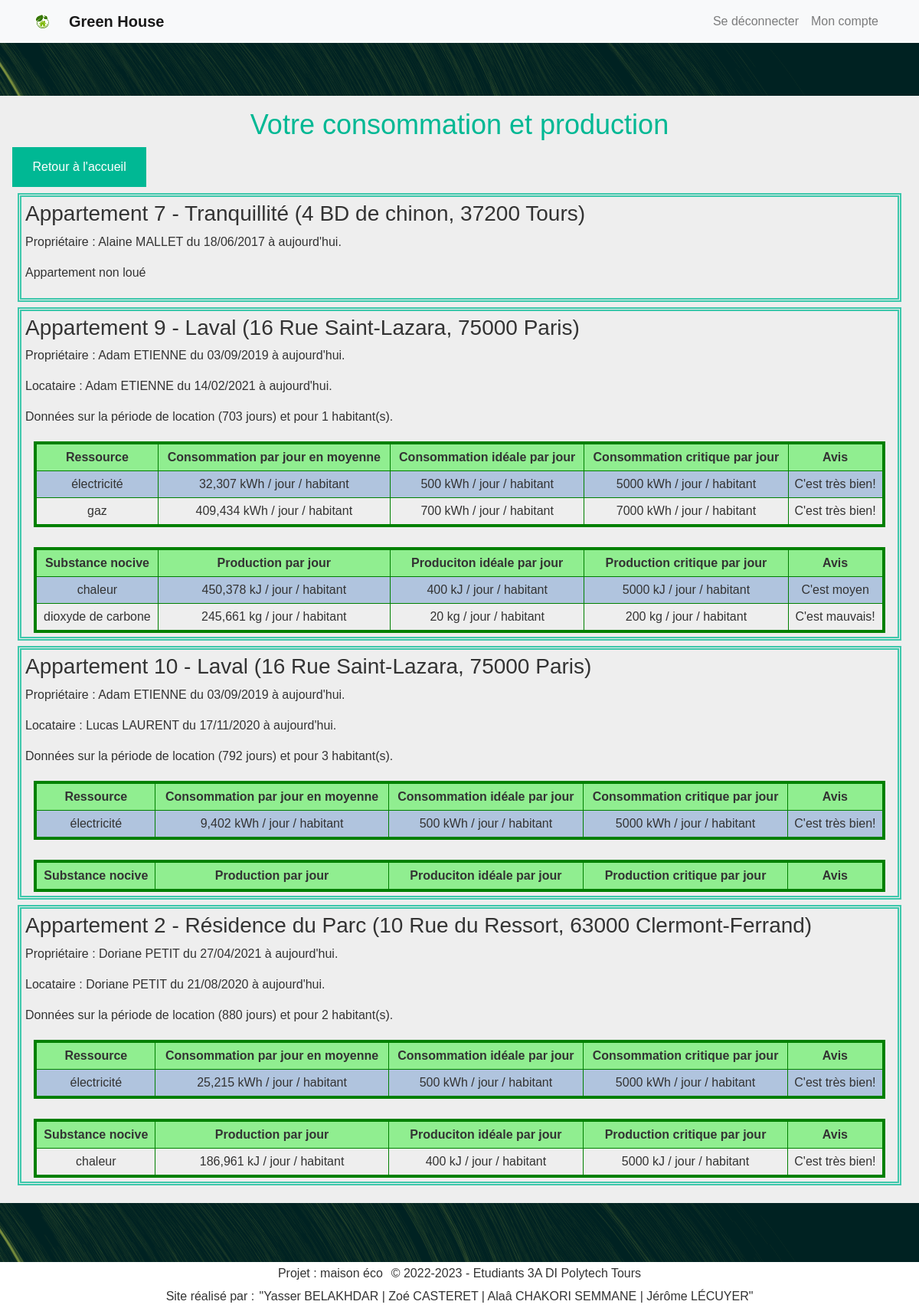
The page /administration/gererConso.php (signed in) on the database its author committed.
### tables this page shows
CREATE TABLE Appartement(
   idAppartement INT AUTO_INCREMENT,
   numAppart INT,
   degreSecurite INT NOT NULL,
   typeAppart INT NOT NULL,
   idPropriete INT NOT NULL,
   PRIMARY KEY(idAppartement),
   FOREIGN KEY(degreSecurite) REFERENCES TypeSecurite(degreSecurite)
        ON DELETE CASCADE,
   FOREIGN KEY(typeAppart) REFERENCES TypeAppartement(typeAppart)
        ON DELETE CASCADE,
   FOREIGN KEY(idPropriete) REFERENCES Propriete(idPropriete)
        ON DELETE CASCADE
);

CREATE TABLE Appareil(
   idAppareil INT AUTO_INCREMENT,
   nomAppareil VARCHAR(50)  NOT NULL,
   emplacement VARCHAR(200) ,
   idTypeAppareil INT NOT NULL,
   idPiece INT NOT NULL,
   PRIMARY KEY(idAppareil),
   FOREIGN KEY(idTypeAppareil) REFERENCES TypeAppareil(idTypeAppareil)
        ON DELETE CASCADE,
   FOREIGN KEY(idPiece) REFERENCES Piece(idPiece)
        ON DELETE CASCADE
);

### WEB/common/bdd.php (called while the page is built, shortened)
<?php
if (isset($_SESSION['Id']) && !empty($_SESSION['Id'])) {
	$estConnecte = true;
} else {
	$sessionId = null;
	$estConnecte = false;
	$estAdmin = false;
	$Prenom = "";
	$Nom = "";
}

### WEB/common/fonctions.php (called while the page is built, shortened)
<?php
function adressePropriete($propriete)
{
	$adresse = $propriete['numeroRue'] . " " . $propriete['nomRue'] . ", " . $propriete['codePostal'] . " " . $propriete['nomVille'];
	if ($propriete['nomPropriete'] != null) {
		$labelPropriete = $propriete['nomPropriete'] . " (" . $adresse . ")";
	} else {
		$labelPropriete = $adresse;
	}
	return $labelPropriete;
}
function periodeDateDuAu($dateDebut, $dateFin) {
	if($dateFin == NULL) {
		return "du " . date("d/m/Y", strtotime($dateDebut)) . " à aujourd'hui";
	} else {
		return "du " . date("d/m/Y", strtotime($dateDebut)) . " au " . date("d/m/Y", strtotime($dateFin));
	}
}

### WEB/administration/gererConso.php (the view, shortened to what this page needs)
<!DOCTYPE html>
 <html lang="fr">
 <head>
    <?php require "../common/header.php"; ?>
    <h2>Votre consommation et production</h2>
    <a href="../Page_accueil/Page_accueil.php" class = "bouton-retour">Retour à l'accueil</a>
    <?php
    $reqApparts = 'SELECT Appartement.idAppartement, numAppart, numeroRue, nomRue, codePostal, nomVille, nomPropriete,
                    datedebutprop, datefinprop,
                    datedebutloc, dateFinLoc, nbHabitants,
                    (UNIX_TIMESTAMP(IFNULL(dateFinLoc,NOW())) - UNIX_TIMESTAMP(datedebutloc)) AS tempsDureeLocation,
                    idProprietaire, nomProprietaire, prenomProprietaire,
                    idLocataire, nomLocataire, prenomLocataire
            FROM Appartement NATURAL JOIN ProprieteAdresse
            LEFT OUTER JOIN DernierProprietaire ON ProprieteAdresse.idPropriete = DernierProprietaire.idPropriete
            LEFT OUTER JOIN LocataireActuel ON Appartement.idAppartement = LocataireActuel.idAppartement';
    $dataApparts = $bdd->query($reqApparts);
    foreach ($dataApparts as $appartement) {
        $heuresDureeLocation = $appartement['tempsDureeLocation'] / 3600;
        echo "<div class=\"appart\">
        <h3>";
        if ($appartement['numAppart'] != NULL) echo "Appartement {$appartement['numAppart']} - ";
        echo adressePropriete($appartement) . "</h3>";
        $textePeriodeProprietaire = periodeDateDuAu($appartement['datedebutprop'], $appartement['datefinprop']);
        echo "<p>Propriétaire : {$appartement['prenomProprietaire']} {$appartement['nomProprietaire']} $textePeriodeProprietaire.</p>";
        if($appartement['datedebutloc'] == NULL) {
            echo "<p>Appartement non loué</p>";
            echo "</div>";
            continue;
        }
        $dateDebut = $appartement['datedebutloc'];
        $dateFin = $appartement['dateFinLoc'];
        $textPeriodeLocation = periodeDateDuAu($dateDebut, $dateFin);
        if($dateFin == NULL) $dateFin = date('Y-m-d');
        echo "<p>Locataire : {$appartement['prenomLocataire']} {$appartement['nomLocataire']} $textPeriodeLocation.</p>";
        $nbJoursLocation = round($heuresDureeLocation / 24, 0);
        echo "<p>Données sur la période de location ($nbJoursLocation jours) et pour {$appartement['nbHabitants']} habitant(s).</p>";
        $reqConso = "SELECT idAppareil, libTypeRessource, valCritiqueConsoAppart, valIdealeConsoAppart, quantiteAllume,
                    SUM((UNIX_TIMESTAMP(IFNULL(dateOff, NOW())) - UNIX_TIMESTAMP(dateOn))) AS dureeAllume
                FROM TypeRessource NATURAL JOIN Consommer NATURAL JOIN TypeAppareil NATURAL JOIN Appareil NATURAL JOIN Piece NATURAL JOIN HistoriqueConsommation
                WHERE idAppartement = {$appartement['idAppartement']} AND dateOn >= '$dateDebut' AND dateOn <= '$dateFin'
                GROUP BY typeRessource";
        $dataConso = $bdd->query($reqConso);
        echo "<table class=\"with-space\">
                <tbody>
                    <tr class=\"titre\">
                        <td>Ressource</td>
                        <td>Consommation par jour en moyenne</td>
                        <td>Consommation idéale par jour</td>
                        <td>Consommation critique par jour</td>
                        <td>Avis</td>
                    </tr>";
        foreach ($dataConso as $ligneConso) {
            $consommation = ($ligneConso['dureeAllume'] / 3600) * $ligneConso['quantiteAllume'] / $heuresDureeLocation / $appartement['nbHabitants'];
            $libTypeRessource = $ligneConso['libTypeRessource'];
            $unite = "kWh / jour / habitant";
            echo "<tr>
                    <td>$libTypeRessource</td>
                    <td>" . str_replace(".", ",", round($consommation, 3)) . " $unite</td>
                    <td>" . $ligneConso['valIdealeConsoAppart'] . " $unite</td>
                    <td>" . $ligneConso['valCritiqueConsoAppart'] . " $unite</td>";
            if ($ligneConso['valIdealeConsoAppart']+5 >= $consommation) echo "<td class=\"vert\">C'est très bien!</td>";
            else if ($ligneConso['valCritiqueConsoAppart']-5 > $consommation) echo "<td class=\"orange\">C'est moyen</td>";
            else echo "<td class=\"rouge\">C'est mauvais!</td>";
            echo "</tr>";
        }
        echo "<tr class=\"space\"><td colspan=\"6\" class=\"ignore-border\">&nbsp;</td></tr>";
        $reqProd = "SELECT libTypeSubstance, valCritiqueProdAppart, valIdealeProdAppart, idAppareil, quantiteAllume,
                SUM((UNIX_TIMESTAMP(IFNULL(dateOff, NOW())) - UNIX_TIMESTAMP(dateOn))) AS dureeAllume
                FROM TypeSubstance NATURAL JOIN Produire NATURAL JOIN TypeAppareil NATURAL JOIN Appareil NATURAL JOIN Piece NATURAL JOIN HistoriqueConsommation
                WHERE idAppartement = {$appartement['idAppartement']} AND dateOn >= '$dateDebut' AND dateOn <= '$dateFin'
                GROUP BY typeSubstance";
        $dataProd = $bdd->query($reqProd);
        echo "      <tr class=\"titre\">
                        <td>Substance nocive</td>
                        <td>Production par jour</td>
                        <td>Produciton idéale par jour</td>
                        <td>Production critique par jour</td>
                        <td>Avis</td>
                    </tr>";
        foreach ($dataProd as $ligneProd) {
            $heuresAllume = $ligneProd['dureeAllume'] / 3600;
            $production = $heuresAllume * $ligneProd['quantiteAllume'] / $heuresDureeLocation / $appartement['nbHabitants'];
            $unite = " kg/j";
            switch($ligneProd['libTypeSubstance']) {
                case "dioxyde de carbone":
                    $unite = " kg / jour / habitant";
                    break;
                case "chaleur":
                    $unite = " kJ / jour / habitant";
                    break;
            }
            echo "<tr>
                    <td>{$ligneProd['libTypeSubstance']}</td>
                    <td>" . str_replace(".", ",", round($production, 3)) . "$unite</td>
                    <td>" . $ligneProd['valIdealeProdAppart'] . $unite . "</td>
                    <td>" . $ligneProd['valCritiqueProdAppart'] . $unite . "</td>";
            if ($ligneProd['valIdealeProdAppart']+5 >= $production) echo "<td class=\"vert\">C'est très bien!</td>";
            else if ($ligneProd['valCritiqueProdAppart']-5 > $production) echo "<td class=\"orange\">C'est moyen</td>";
            else echo "<td class=\"rouge\">C'est mauvais!</td>";
            echo "</tr>";
        }
        echo "</tbody>
            </table>
            </div>";
    }
    ?>
 </body>
 <?php require "../common/footer.php"; ?>
</html>

### WEB/common/header.php (shortened to what this page needs)
<?php
if (!isset($ROOT)) {
    $ROOT = "../";
}
require_once("main.php");
require_once("fonctions.php");
?>
<link rel="stylesheet" href="https://maxcdn.bootstrapcdn.com/bootstrap/4.0.0/css/bootstrap.min.css">
<link rel='stylesheet' type='text/css' media='screen' href='<?= $ROOT ?>common/style/main.css'>
</head>
<body>
    <nav class="navbar navbar-expand-lg navbar-light bg-light fixed-top">
        <div class="container">
            <img src="<?= $ROOT ?>common/images/Green_house.webp" alt="Green_house" width="20" height="20" style="float:left; margin:0 25px 0 0;" />
            <a class="navbar-brand" href="<?= $ROOT ?>Page_accueil/Page_accueil.php"><b>Green House </b></a>
            <div class="collapse navbar-collapse" id="navbarResponsive">
                <ul class="navbar-nav ml-auto">
                    <?php
                    if (!$estConnecte) {
                        echo "<li class='nav-item'><a class='nav-link' href='{$ROOT}Page_accueil/inscription.php'>S'inscrire</a></li>";
                        echo "<li class='nav-item'><a class='nav-link' href='{$ROOT}Page_accueil/connexion.php'>Se connecter (utilisateur)</a></li>";
                        echo "<li class='nav-item'><a class='nav-link' href='{$ROOT}Page_accueil/connexion_administrateur.php'>Se connecter (admin)</a></li>";
                    } else {
                        echo "<li class='nav-item'><a class='nav-link' href='{$ROOT}Page_accueil/deconnexion.php'>Se déconnecter</a></li>";
                        echo "<li class='nav-item'><a class='nav-link' href='{$ROOT}Page_accueil/gestion_compte.php'>Mon compte</a></li>";
                    }
                    ?>
                </ul>
            </div>
        </div>
    </nav>
    <br><br>
    <div class="vantatopologymin" id="vantatopologymin_1"></div>
    <div class="body">

### WEB/common/footer.php (shortened to what this page needs)
<footer style="background-color: white;">
	<div class="vantatopologymin" id="vantatopologymin_2"></div>
	<div class="footer">
		<div class="flex-together">
			<p>Projet : maison éco</p>&nbsp;
			<p>© 2022-2023 - Etudiants 3A DI Polytech Tours</p>
		</div>
		<div class="flex-together">
			<p>Site réalisé par : </p>
			<p>"Yasser BELAKHDAR | Zoé CASTERET | Alaâ CHAKORI SEMMANE | Jérôme LÉCUYER"</p>
		</div>
	</div>
</footer>

### WEB/common/style/main.css (style rules this page uses)
html { height: 100%; }
body { font-family: Arial, sans-serif; color: #333; background-color: #eee; margin: 0; min-height: 100%; display: flex; flex-direction: column; }
.body { padding: 1em; }
h2 { font-size: 36px; text-align: center; color: #00b894; }
.bouton-retour { display: block; width: 15%; margin: 20px; padding: 12px 20px; }
button, .header-right > a, .bouton, .bouton-retour { background-color: #00b894; color: #fff; padding: 14px 20px; margin: 8px 0; border: none; cursor: pointer; text-align: center; text-decoration: none; }
table.with-space { margin: 20px auto auto auto; table-layout: auto; width: 98%; text-align: center; border-collapse: collapse; border: solid green 4px; border-left: none; border-right: none; }
table tr:not(.titre):not(.space):nth-child(even) { background: lightsteelblue; }
table .titre { font-weight: bold; background: lightgreen; }
table td:not(.ignore-border) { border: solid green 1px; padding: 5px; }
table tr { border-collapse: collapse; border: solid green 4px; }
table tr:not(.space) { border-top: none; border-bottom: none; }
table tr.space { border-left: none; border-right: none; }
.appart { border: double #3dc7ab 5px; margin: 7px; padding: 5px; }
footer { margin-top: auto; }
footer > .footer { padding: 0 1em; display: flex; flex-direction: column; justify-content: center; align-items: center; }
footer p { margin: auto 0; padding: 0.2em; }
.flex-together { display: flex; flex-direction: row; flex-wrap: wrap; }
.vantatopologymin { height: 77px; position: unset !important; }

### rows shown on the page
appartement: numAppart "7", appartement "Tranquillité (4 BD de chinon, 37200 Tours)", prenomProprietaire "Alaine", nomProprietaire "MALLET", textePeriodeProprietaire "du 18/06/2017 à aujourd'hui", shows "Appartement non loué"
appartement: numAppart "9", appartement "Laval (16 Rue Saint-Lazara, 75000 Paris)", prenomProprietaire "Adam", nomProprietaire "ETIENNE", textePeriodeProprietaire "du 03/09/2019 à aujourd'hui", prenomLocataire "Adam", nomLocataire "ETIENNE", textPeriodeLocation "du 14/02/2021 à aujourd'hui", nbJoursLocation "703", nbHabitants "1"
appareil: libTypeRessource "électricité", consommation "32,307", unite "kWh / jour / habitant", valIdealeConsoAppart "500", valCritiqueConsoAppart "5000"
appareil: libTypeRessource "gaz", consommation "409,434", unite "kWh / jour / habitant", valIdealeConsoAppart "700", valCritiqueConsoAppart "7000", libTypeSubstance "chaleur", production "450,378", unite "kJ / jour / habitant", valIdealeProdAppart "400", valCritiqueProdAppart "5000", shows "C'est moyen", libTypeSubstance "dioxyde de carbone", production "245,661", unite "kg / jour / habitant", valIdealeProdAppart "20", valCritiqueProdAppart "200"
appartement: numAppart "10", appartement "Laval (16 Rue Saint-Lazara, 75000 Paris)", prenomProprietaire "Adam", nomProprietaire "ETIENNE", textePeriodeProprietaire "du 03/09/2019 à aujourd'hui", prenomLocataire "Lucas", nomLocataire "LAURENT", textPeriodeLocation "du 17/11/2020 à aujourd'hui", nbJoursLocation "792", nbHabitants "3"
appareil: libTypeRessource "électricité", consommation "9,402", unite "kWh / jour / habitant", valIdealeConsoAppart "500", valCritiqueConsoAppart "5000"
appartement: numAppart "2", appartement "Résidence du Parc (10 Rue du Ressort, 63000 Clermont-Ferrand)", prenomProprietaire "Doriane", nomProprietaire "PETIT", textePeriodeProprietaire "du 27/04/2021 à aujourd'hui", prenomLocataire "Doriane", nomLocataire "PETIT", textPeriodeLocation "du 21/08/2020 à aujourd'hui", nbJoursLocation "880", nbHabitants "2"
appareil: libTypeRessource "électricité", consommation "25,215", unite "kWh / jour / habitant", valIdealeConsoAppart "500", valCritiqueConsoAppart "5000"
appareil: libTypeSubstance "chaleur", production "186,961", unite "kJ / jour / habitant", valIdealeProdAppart "400", valCritiqueProdAppart "5000", shows "C'est très bien!"
